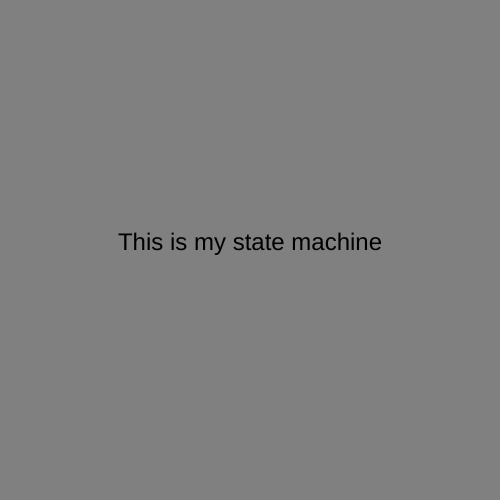
Frame 1 (no input)
Frame 60 (no input): identical to frame 1, image omitted
Frame 120 (the mouse pressed at the canvas centre since frame 60): identical to frame 1, image omitted

The p5.js sketch that drew this single still picture (run headless with seeded random() and noise() and a simulated clock; from frame 60 on, the mouse is pressed at the canvas centre):

// p5.js sketch
// ── sketch.js
let state = 0;

function setup() {
  createCanvas(500, 500);
  textAlign(CENTER);
  textSize(24);
}

function draw() {

switch(state){

  case 0:
  background('grey');
  text("This is my state machine",width/2,height/2);
  break;

  case 1:
  background('yellow');
  text("It's been 30 days since the \n zoom video was made so it's not there", width/2,height/2);
  break;

  case 2:
  background('red');
  text("Trying my best to catch back up in this class!", width/2,height/2);
  break;

  case 3:
  background('blue');
  text("I hope that this is somewhat \n what I am supposed to do.", width/2,height/2);
  break;

  case 4:
  background('orange');
  text("Hi Amanda. This is a state machine.", width/2,height/2);
  break;

  case 5:
  background('green');
  text("This is the last screen.\n Sorry I'm doing this so late. "
  , width/2,height/2);
  break;
  }

  }
  function mouseReleased(){
    state++ ;
    if (state> 5){
      state = 0
    }
}
